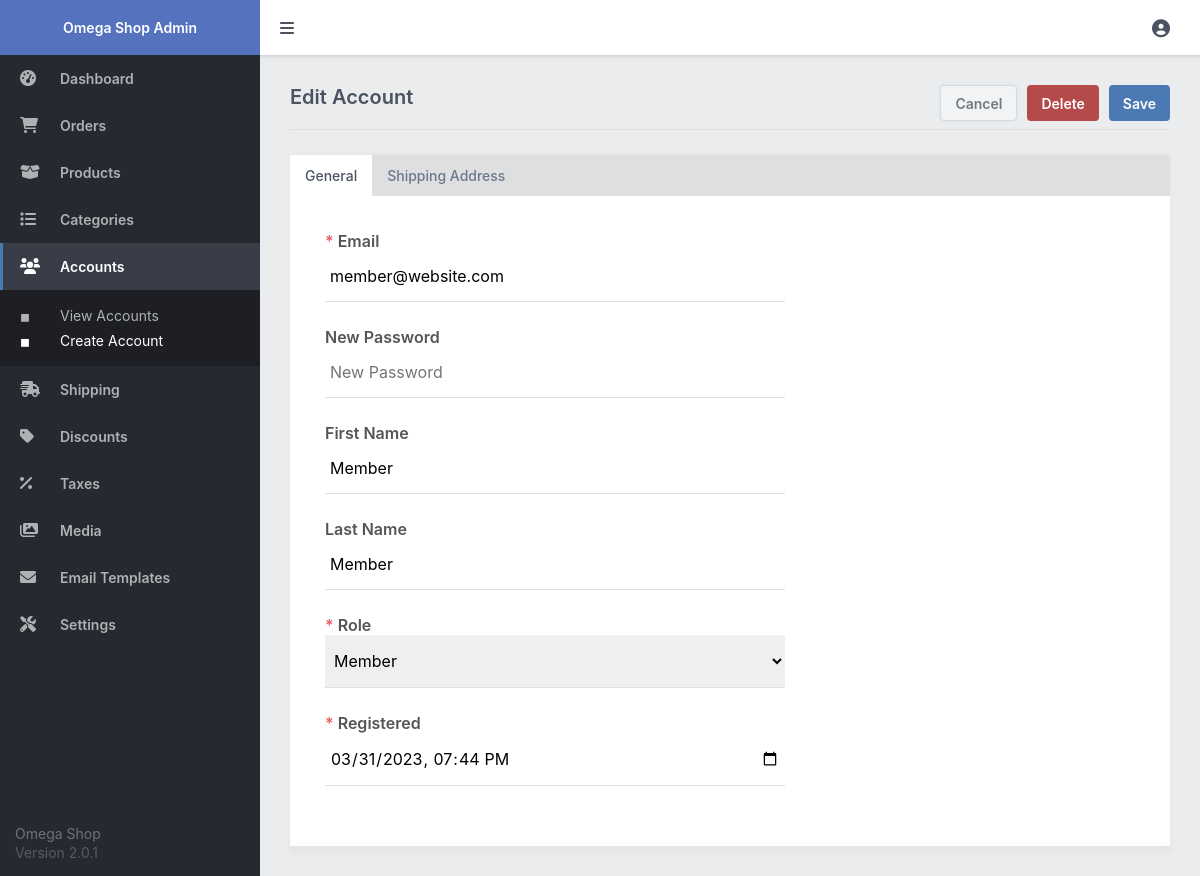
The app's page /admin/index.php?page=account&id=2 (signed in) with its own data.
### tables this page shows
CREATE TABLE `accounts` (
  `id` int(11) NOT NULL,
  `email` varchar(255) NOT NULL,
  `password` varchar(255) NOT NULL,
  `role` enum('Member','Admin') NOT NULL DEFAULT 'Member',
  `first_name` varchar(100) NOT NULL,
  `last_name` varchar(100) NOT NULL,
  `address_street` varchar(255) NOT NULL,
  `address_city` varchar(100) NOT NULL,
  `address_state` varchar(100) NOT NULL,
  `address_zip` varchar(50) NOT NULL,
  `address_country` varchar(100) NOT NULL,
  `registered` datetime NOT NULL DEFAULT current_timestamp()
);

### admin/index.php (called while the page is built, shortened)
<?php
include '../functions.php';
$page = isset($_GET['page']) && file_exists($_GET['page'] . '.php') ? $_GET['page'] : 'dashboard';
include $page . '.php';
?>

### admin/account.php (the view, shortened to what this page needs)
<?php
$account = [
    'email' => '',
    'password' => '',
    'role' => 'Member',
    'first_name' => '',
    'last_name' => '',
    'address_street' => '',
    'address_city' => '',
    'address_state' => '',
    'address_zip' => '',
    'address_country' => '',
    'registered' => date('Y-m-d\TH:i')
];
if (isset($_GET['id'])) {
    $stmt = $pdo->prepare('SELECT * FROM accounts WHERE id = ?');
    $stmt->execute([ $_GET['id'] ]);
    $account = $stmt->fetch(PDO::FETCH_ASSOC);
    $page = 'Edit';
}
?>
<?=template_admin_header($page . ' Account', 'accounts', 'manage')?>
<form action="" method="post">
    <div class="content-title responsive-flex-wrap responsive-pad-bot-3">
        <h2 class="responsive-width-100"><?=$page?> Account</h2>
        <a href="index.php?page=accounts" class="btn alt mar-right-2">Cancel</a>
        <?php if ($page == 'Edit'): ?>
        <input type="submit" name="delete" value="Delete" class="btn red mar-right-2" onclick="return confirm('Are you sure you want to delete this account?')">
        <?php endif; ?>
        <input type="submit" name="submit" value="Save" class="btn">
    </div>
    <div class="tabs">
        <a href="#" class="active">General</a>
        <a href="#">Shipping Address</a>
    </div>
    <div class="content-block tab-content active">
        <div class="form responsive-width-100">
            <label for="email"><i class="required">*</i> Email</label>
            <input id="email" type="email" name="email" placeholder="Email" value="<?=htmlspecialchars($account['email'], ENT_QUOTES)?>" required>
            <label for="password"><?=$page == 'Edit' ? 'New ' : ''?>Password</label>
            <input type="text" id="password" name="password" placeholder="<?=$page == 'Edit' ? 'New ' : ''?>Password" value=""<?=$page == 'Edit' ? '' : ' required'?>>
            <label for="first_name">First Name</label>
            <input id="first_name" type="text" name="first_name" placeholder="Joe" value="<?=htmlspecialchars($account['first_name'], ENT_QUOTES)?>">
            <label for="last_name">Last Name</label>
            <input id="last_name" type="text" name="last_name" placeholder="Bloggs" value="<?=htmlspecialchars($account['last_name'], ENT_QUOTES)?>">
            <label for="role"><i class="required">*</i> Role</label>
            <select id="role" name="role" required>
                <option value="Member"<?=$account['role']=='Member'?' selected':''?>>Member</option>
            </select>
            <label for="registered"><i class="required">*</i> Registered</label>
            <input id="registered" type="datetime-local" name="registered" value="<?=date('Y-m-d\TH:i', strtotime($account['registered']))?>" required>
        </div>
    </div>
</form>
<?=template_admin_footer()?>

### admin/admin.css (style rules this page uses)
* { box-sizing: border-box; font-family: -apple-system, BlinkMacSystemFont, "segoe ui", roboto, oxygen, ubuntu, cantarell, "fira sans", "droid sans", "helvetica neue", Arial, sans-serif; font-size: 16px; }
html { height: 100%; }
body { position: relative; min-height: 100%; color: #555555; background-color: #ebeced; margin: 0; }
h1, h2, h3, h4, h5 { color: #4a5361; margin: 0; padding: 0; }
main h2 { font-size: 20px; padding-bottom: 20px; font-weight: 600; }
main .content-title { border-bottom: 1px solid #dbdddf; display: flex; }
main .content-title h2 { flex: 1; }
main .content-title .btn { height: 36px; }
main .content-block { background-color: #fff; margin-top: 25px; padding: 15px; box-shadow: 0px 0px 5px 1px rgba(0, 0, 0, 0.03); overflow: hidden; }
main .tabs { display: flex; overflow-x: auto; -webkit-overflow-scrolling: touch; background-color: #dedfe1; margin-top: 25px; box-shadow: 0px 0px 4px 1px rgba(0, 0, 0, 0.03); z-index: 100; }
main .tabs a { display: flex; text-decoration: none; padding: 12px 15px; border: 0; color: #6b788c; font-weight: 500; font-size: 14px; }
main .tabs a.active { color: #4a5361; background-color: #fff; }
main .tabs ~ .content-block { margin-top: 0; box-shadow: 0px 6px 5px 1px rgba(0, 0, 0, 0.03); }
main .tab-content { display: none; }
main .tab-content.active { display: block; }
main .form { display: flex; flex-flow: column; width: 500px; padding: 20px; }
main .form input[type="text"], main .form input[type="password"], main .form input[type="datetime-local"], main .form input[type="email"], main .form input[type="number"], main .form textarea, main .form select { width: 100%; padding: 15px 5px; margin-bottom: 25px; border: 0; border-bottom: 1px solid #dedfe1; }
main .form label { display: block; font-weight: 600; }
main .form label .required { font-style: normal; color: #e26060; }
.btn { display: inline-flex; align-items: center; justify-content: center; text-decoration: none; appearance: none; cursor: pointer; border: 0; background: #4a79b4; color: #ffffff; padding: 0 14px; font-size: 14px; font-weight: 600; border-radius: 4px; height: 38px; }
.btn.red { background: #b44a4a; }
.btn.alt { color: #75797e; border: 1px solid #d4dbde; box-shadow: 0px 0px 3px 1px rgba(0, 0, 0, 0.03); background: #f1f3f4; }
.mar-right-2 { margin-right: 10px; }

### records on screen
accounts: email "member@website.com", first_name "Member", last_name "Member", role "Member", registered "03/31/2023 19:44"

### other values on screen
$page "Edit"
